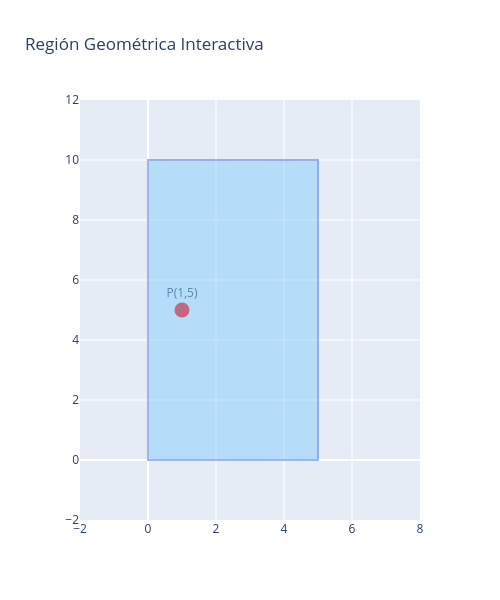

Source (notebook cell):
### Markdown cell above
## 4. Representación Interactiva con Plotly
Plotly nos permite pasar el ratón sobre el punto y ver sus coordenadas exactas.

### Code cell
import plotly.graph_objects as go

def plot_plotly(px, py):
    fig = go.Figure()

    # Agregar el rectángulo
    fig.add_shape(type="rect", x0=0, y0=0, x1=5, y1=10,
                  line=dict(color="RoyalBlue"), fillcolor="LightSkyBlue", opacity=0.5)

    # Agregar el punto
    fig.add_trace(go.Scatter(x=[px], y=[py], mode='markers+text',
                             marker=dict(size=15, color='Red'),
                             text=[f"P({px},{py})"], textposition="top center",
                             name="Punto P"))

    fig.update_layout(title="Región Geométrica Interactiva",
                      xaxis_range=[-2, 8], yaxis_range=[-2, 12],
                      width=500, height=600)
    fig.write_image(r"C:\Users\marco\Downloads\rectangulo_punto.png")
    fig.show()

plot_plotly(1, 5)

### Figure 1 — Plotly figure (JSON) as saved in the notebook; plotly's stock layout.template omitted (floating-point values rounded to 4 significant figures)
{"data": [{"marker": {"color": "Red", "size": 15}, "mode": "markers+text", "name": "Punto P", "text": ["P(1,5)"], "textposition": "top center", "type": "scatter", "x": [1], "y": [5]}], "layout": {"height": 600, "shapes": [{"fillcolor": "LightSkyBlue", "line": {"color": "RoyalBlue"}, "opacity": 0.5, "type": "rect", "x0": 0, "x1": 5, "y0": 0, "y1": 10}], "title": {"text": "Región Geométrica Interactiva"}, "width": 500, "xaxis": {"range": [-2, 8]}, "yaxis": {"range": [-2, 12]}}}
